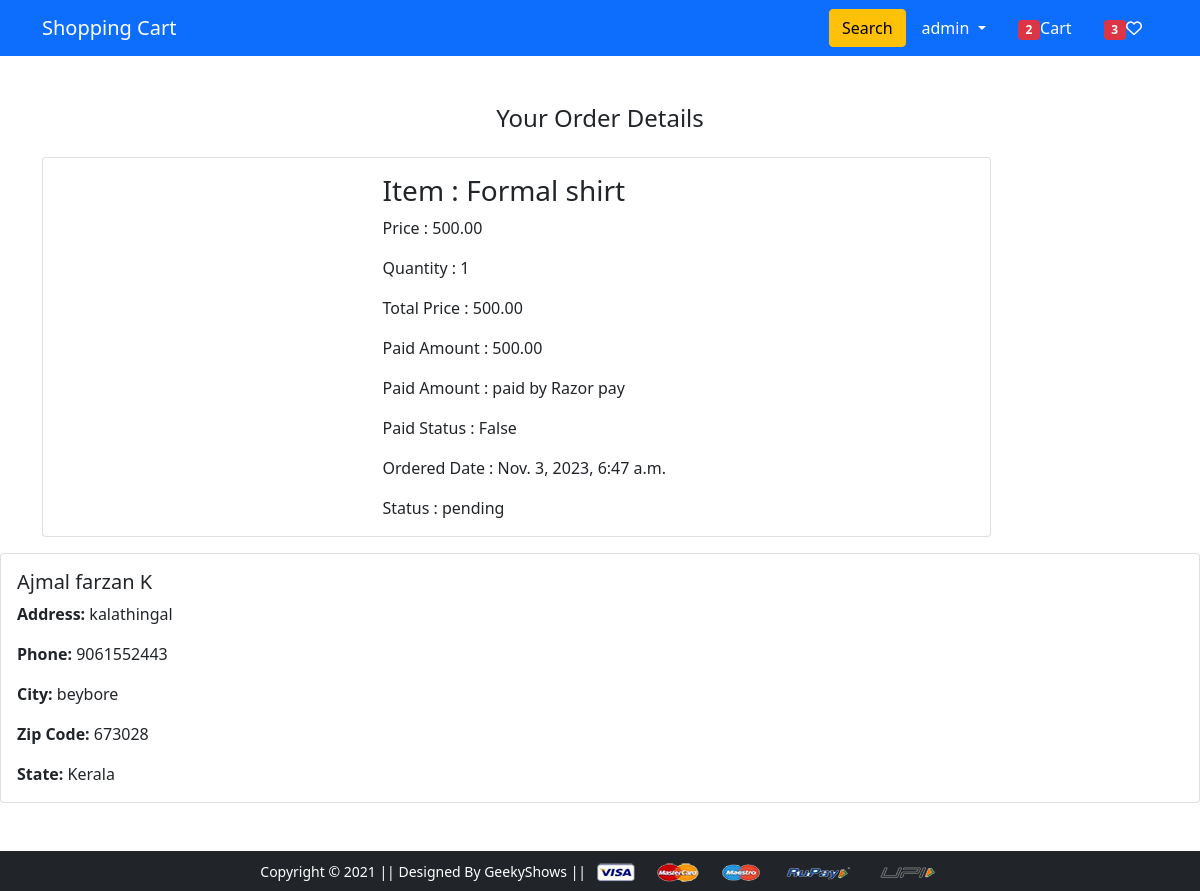
The page /orders/105 (signed in) on the database its author committed.
### authuser/models.py (models this page shows, shortened)
class User(AbstractUser):
    email = models.EmailField(unique=True, null=False)
    username = models.CharField(max_length=100)
    USERNAME_FIELD = 'email'
    REQUIRED_FIELDS = ['username']

### core/models.py (models this page shows, shortened)
class CartOrderProduct(models.Model):
    user = models.ForeignKey(User, on_delete=models.SET_NULL, null=True)
    order = models.ForeignKey(CartOrder, on_delete=models.CASCADE, null=True)
    invoice_no = models.CharField(max_length=100,null=True)
    item = models.CharField(max_length=100, null=True)
    image = models.CharField(max_length=100, null=True)
    qty = models.IntegerField(default=0, null=True)
    price = models.DecimalField(max_digits=99999999, decimal_places=2, null=True)
    total = models.DecimalField(max_digits=999999, decimal_places=2, null=True)

class CartOrder(models.Model):
    user = models.ForeignKey(User, on_delete=models.SET_NULL, null=True)
    product = models.ForeignKey(Product, on_delete=models.CASCADE, null=True)
    address = models.ForeignKey(Address, on_delete=models.SET_NULL, null=True)
    price = models.DecimalField(max_digits=9999999, decimal_places=2)
    payment_mode = models.CharField(max_length=100, null=True)
    payment_id = models.CharField(max_length=100, null=True)
    paid_status = models.BooleanField(default=False)
    orderd_date = models.DateTimeField(auto_now_add=True)
    status = models.CharField(max_length=100, choices=STATUS_CHOICE, default='pending')

class Address(models.Model):
    user = models.ForeignKey(User, on_delete=models.SET_NULL, null=True)
    name = models.CharField(max_length=100)
    address = models.CharField(max_length=100)
    phone = models.CharField(max_length=100,null=True)
    city = models.CharField(max_length=100)
    zipcode = models.CharField(max_length=100)
    state = models.CharField(max_length=100)
    status = models.BooleanField(default=False,)

### core/views.py (the view)
# urls.py: path('orders/<int:id>', views.order_details, name='orders-details'),
@login_required
def order_details(request, id):
    order = get_object_or_404(CartOrder, id=id)
    if request.user != order.user:
        return HttpResponse("You don't have permission to view this order.")
    address = order.address
    orders = CartOrderProduct.objects.filter(order=order)
    context = {
        'orders': orders,
        'address': address,
    }
    return render(request, 'app/orderdetails.html', context)

### core/context_proccessors.py (called while the page is built)
def default(request):
    categories = Cetogeory.objects.all()
    product = Product.objects.all()
    brand = Brand.objects.all()
    cart_count = 0
    wish_list_count = 0
    if request.user.is_authenticated:
        try:
            cart_count = CartItem.objects.filter(user=request.user).count()
        except CartItem.DoesNotExist:
            pass
        try:
            wish_list_count = WishList.objects.filter(user=request.user).count()
        except WishList.DoesNotExist:
            pass
    return {
        'categories': categories,
        'product': product,
        'brand': brand,
        'cart_count' :cart_count,
        'wish_list_count': wish_list_count
    }

### templates/app/orderdetails.html (shortened to what this page needs)
{% extends 'app/base.html' %}
{% load static %}
{% block main-content %}
<div class="container mt-5">
  <div class="text-center">
    <h4 class="mb-4">Your Order Details </h4>
  </div>
    <div class="row">
        <div class="col-md-12">
            {% for item in orders %}
            <div class="card" style="width:  85%;">
                <div class="row no-gutters">
                  <div class="col-md-4">
                  </div>
                  <div class="col-md-8">
                    <div class="card-body">
                      <h3 class="card-title">Item : {{ item.item }}</h3>
                      <p class="card-text"> Price : {{ item.price }}</p>
                      <p class="card-text"> Quantity : {{ item.qty }}</p>
                      <p class="card-text"> Total Price : {{ item.total }}</p>
                      <p class="card-text"> Paid Amount : {{ item.order.price }}</p>
                      <p class="card-text"> Paid Amount : {{ item.order.payment_mode }}</p>
                      <p class="card-text"> Paid Status : {{ item.order.paid_status }}</p>
                      <p class="card-text"> Ordered Date : {{ item.order.orderd_date }}</p>
                      <p class="card-text"> Status : {{ item.order.status }}</p>
                    </div>
                  </div>
                </div>
              </div>
            {% endfor %}
        </div>
    </div>
</div>
<div class="card mt-3 no-hover-card">
  <div class="row no-gutters">
      <div class="col-md-8">
          <div class="card-body details">
              <h5 class="card-title">{{ address.name }}</h5>
              <p class="card-text"><strong>Address:</strong> {{ address.address }}</p>
              <p class="card-text"><strong>Phone:</strong> {{ address.phone }}</p>
              <p class="card-text"><strong>City:</strong> {{ address.city }}</p>
              <p class="card-text"><strong>Zip Code:</strong> {{ address.zipcode }}</p>
              <p class="card-text"><strong>State:</strong> {{ address.state }}</p>
          </div>
      </div>
  </div>
</div>
{% endblock %}

### templates/app/base.html (shortened to what this page needs)
{% load static %}
<!DOCTYPE html>
<html lang="en">
<head>
    <link href="https://cdn.jsdelivr.net/npm/bootstrap@5.0.0-beta1/dist/css/bootstrap.min.css" rel="stylesheet"
 />
    <link rel="stylesheet" href="{% static 'app/css/owl.carousel.min.css' %}" />
    <link rel="stylesheet" href="https://cdnjs.cloudflare.com/ajax/libs/font-awesome/6.4.0/css/all.min.css" />
    <link rel="stylesheet" href="https://cdnjs.cloudflare.com/ajax/libs/font-awesome/5.15.3/css/all.min.css"
 />
    <link rel="stylesheet" href="https://cdnjs.cloudflare.com/ajax/libs/font-awesome/5.15.3/css/all.min.css"
 />
    <link rel="stylesheet" href="{% static 'app/css/style.css' %}" />
</head>
<body>
    <nav class="navbar navbar-expand-lg navbar-dark bg-primary">
        <div class="container">
            <a class="navbar-brand" href="/">Shopping Cart</a>
            <div class="d-flex align-items-center" id="navbarSupportedContent">
                <form class="d-flex ms-auto" action="{% url 'app:search' %}" method="GET">
                    <button class="btn btn-warning" type="submit">Search</button>
                </form>
                <div>
                    <ul class="navbar-nav me-auto mb-2 mb-lg-0">
                        <li class="nav-item dropdown mx-2">
                            <a class="nav-link dropdown-toggle text-white" href="#" id="profileDropdown" role="button"
                                data-bs-toggle="dropdown" aria-expanded="false">
                                {{user.username}}
                            </a>
                        </li>
                        <li class="nav-item mx-2">
                            <a href="{% url 'app:cart' %}" class="nav-link text-white"><span
                                    class="badge bg-danger " id="item-count">{{ cart_count}}</span>Cart
                            </a>
                        </li>
                        <li class="nav-item mx-2">
                            <a href="{% url 'app:wish-list' %}" class="nav-link text-white"><span
                                    class="badge bg-danger " id="wishitem">{{ wish_list_count}}</span><i class="fa-regular fa-heart heart"></i>
                            </a>
                        </li>
                    </ul>
                </div>
            </div>
        </div>
    </nav>
     {% block main-content %} {% endblock main-content %}
    <footer class="container-fluid bg-dark text-center p-2 mt-5">
        <small class="text-white">Copyright &copy; 2021 || Designed By GeekyShows ||
        </small>
        <img src="{% static 'app/images/payment.png' %}" alt="" srcset="" class="img-fluid" height="2px" />
    </footer>
</body>
</html>

### rows shown on the page
User: username "admin"
CartOrderProduct: item "Formal shirt", price "500.00", qty "1", total "500.00", order.price "500.00", order.payment_mode "paid by Razor pay", order.paid_status "False", order.orderd_date "Nov. 3, 2023, 6:47 a.m.", order.status "pending"
Address: name "Ajmal farzan K", address "kalathingal", phone "9061552443", city "beybore", zipcode "673028", state "Kerala"

### other values the page prints
{{ cart_count }} "2"
{{ wish_list_count }} "3"
